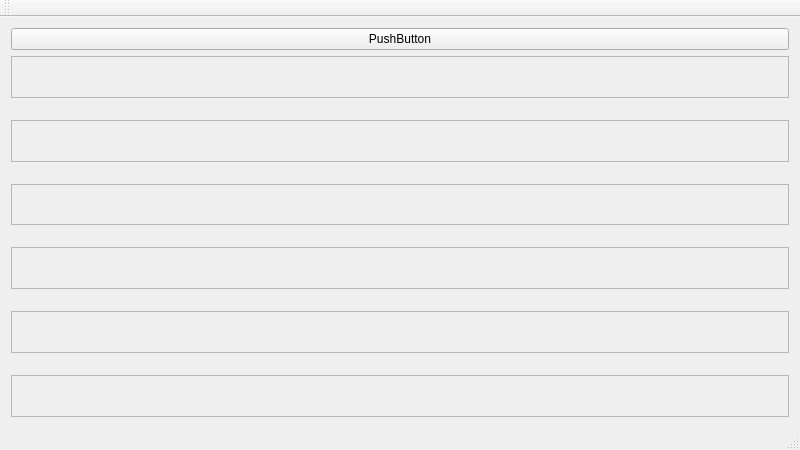
<?xml version="1.0" encoding="UTF-8"?>
<ui version="4.0">
 <class>MainWindow</class>
 <widget class="QMainWindow" name="MainWindow">
  <property name="geometry">
   <rect>
    <x>0</x>
    <y>0</y>
    <width>800</width>
    <height>450</height>
   </rect>
  </property>
  <property name="windowTitle">
   <string>MainWindow</string>
  </property>
  <widget class="QWidget" name="centralWidget">
   <layout class="QVBoxLayout" name="verticalLayout_2">
    <item>
     <widget class="QPushButton" name="pushButton">
      <property name="text">
       <string>PushButton</string>
      </property>
     </widget>
    </item>
    <item>
     <layout class="QVBoxLayout" name="verticalLayout">
      <property name="spacing">
       <number>22</number>
      </property>
      <item>
       <widget class="DayTrack" name="frame">
        <property name="frameShape">
         <enum>QFrame::StyledPanel</enum>
        </property>
        <property name="frameShadow">
         <enum>QFrame::Raised</enum>
        </property>
       </widget>
      </item>
      <item>
       <widget class="DayTrack" name="frame_2">
        <property name="frameShape">
         <enum>QFrame::StyledPanel</enum>
        </property>
        <property name="frameShadow">
         <enum>QFrame::Raised</enum>
        </property>
       </widget>
      </item>
      <item>
       <widget class="DayTrack" name="frame_3">
        <property name="frameShape">
         <enum>QFrame::StyledPanel</enum>
        </property>
        <property name="frameShadow">
         <enum>QFrame::Raised</enum>
        </property>
       </widget>
      </item>
      <item>
       <widget class="DayTrack" name="frame_4">
        <property name="frameShape">
         <enum>QFrame::StyledPanel</enum>
        </property>
        <property name="frameShadow">
         <enum>QFrame::Raised</enum>
        </property>
       </widget>
      </item>
      <item>
       <widget class="DayTrack" name="frame_5">
        <property name="frameShape">
         <enum>QFrame::StyledPanel</enum>
        </property>
        <property name="frameShadow">
         <enum>QFrame::Raised</enum>
        </property>
       </widget>
      </item>
      <item>
       <widget class="DayTrack" name="frame_6">
        <property name="frameShape">
         <enum>QFrame::StyledPanel</enum>
        </property>
        <property name="frameShadow">
         <enum>QFrame::Raised</enum>
        </property>
       </widget>
      </item>
     </layout>
    </item>
   </layout>
  </widget>
  <widget class="QMenuBar" name="menuBar">
   <property name="geometry">
    <rect>
     <x>0</x>
     <y>0</y>
     <width>800</width>
     <height>21</height>
    </rect>
   </property>
  </widget>
  <widget class="QToolBar" name="mainToolBar">
   <attribute name="toolBarArea">
    <enum>TopToolBarArea</enum>
   </attribute>
   <attribute name="toolBarBreak">
    <bool>false</bool>
   </attribute>
  </widget>
  <widget class="QStatusBar" name="statusBar"/>
 </widget>
 <layoutdefault spacing="6" margin="11"/>
 <customwidgets>
  <customwidget>
   <class>DayTrack</class>
   <extends>QFrame</extends>
   <header>daytrack.h</header>
   <container>1</container>
  </customwidget>
 </customwidgets>
 <resources/>
 <connections/>
</ui>
